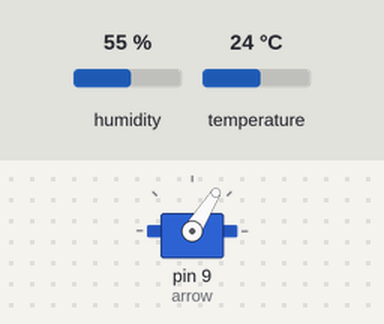
The sketch below on a simulated Arduino Uno, built with avr-gcc and run on an emulated ATmega328P. On the bench: servo. The inputs (shaded band) are chosen by the test bench; at power-on: temperature 24 °C, humidity 55 %.

Above: at 2.8 s.
2.9 s: temperature set to 12 °C
At 4.7 s:
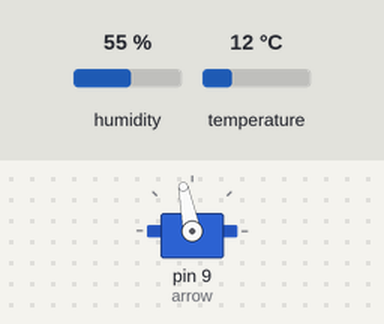
5.6 s: temperature set to 19 °C
At 6.4 s:
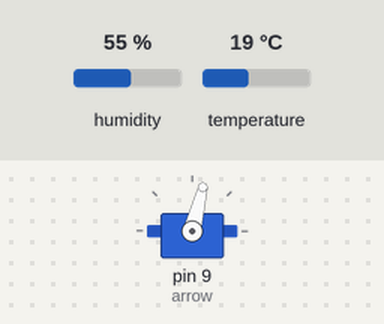
8.3 s: temperature set to 33 °C
At 11.1 s:
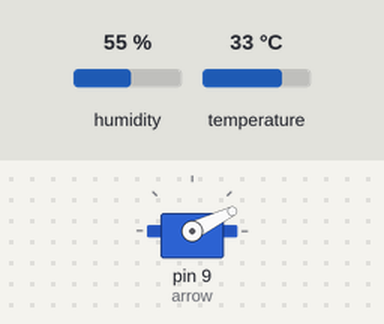
11.5 s: temperature set to 41 °C
At 12.8 s:
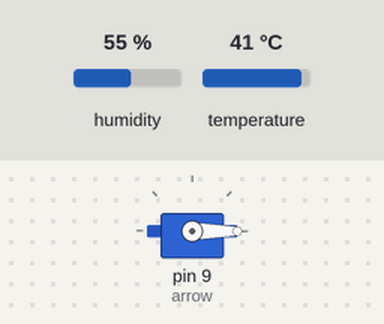
Timing chart, 0 to 14.5 s (numbered marks = the images above; inputs shaded):
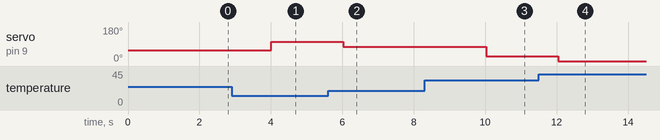

The sketch:

L13_termometr.ino
```cpp
// Занятие 13 (усложнение). Стрелочный термометр: DHT22 -> стрелка-серва
#include <Servo.h>
#include <DHT.h>

Servo arrow;
DHT dht(4, DHT22);

void setup() {
  arrow.attach(9);
  dht.begin();
}

void loop() {
  float t = dht.readTemperature();
  if (!isnan(t)) {
    int angle = map((int)t, -10, 40, 180, 0);  // -10 °C слева, +40 °C справа
    angle = constrain(angle, 0, 180);           // не выходим за пределы 0..180
    arrow.write(angle);
  }
  delay(2000);
}
```

Measured:
- after the input at 2.9 s, servo on pin 9 (arrow): 58° → 101° after 1.1 s
- after the input at 5.6 s, servo on pin 9 (arrow): 101° → 76° after 0.42 s
- after the input at 8.3 s, servo on pin 9 (arrow): 76° → 26° after 1.7 s
- after the input at 11.5 s, servo on pin 9 (arrow): 26° → 0° after 0.54 s
